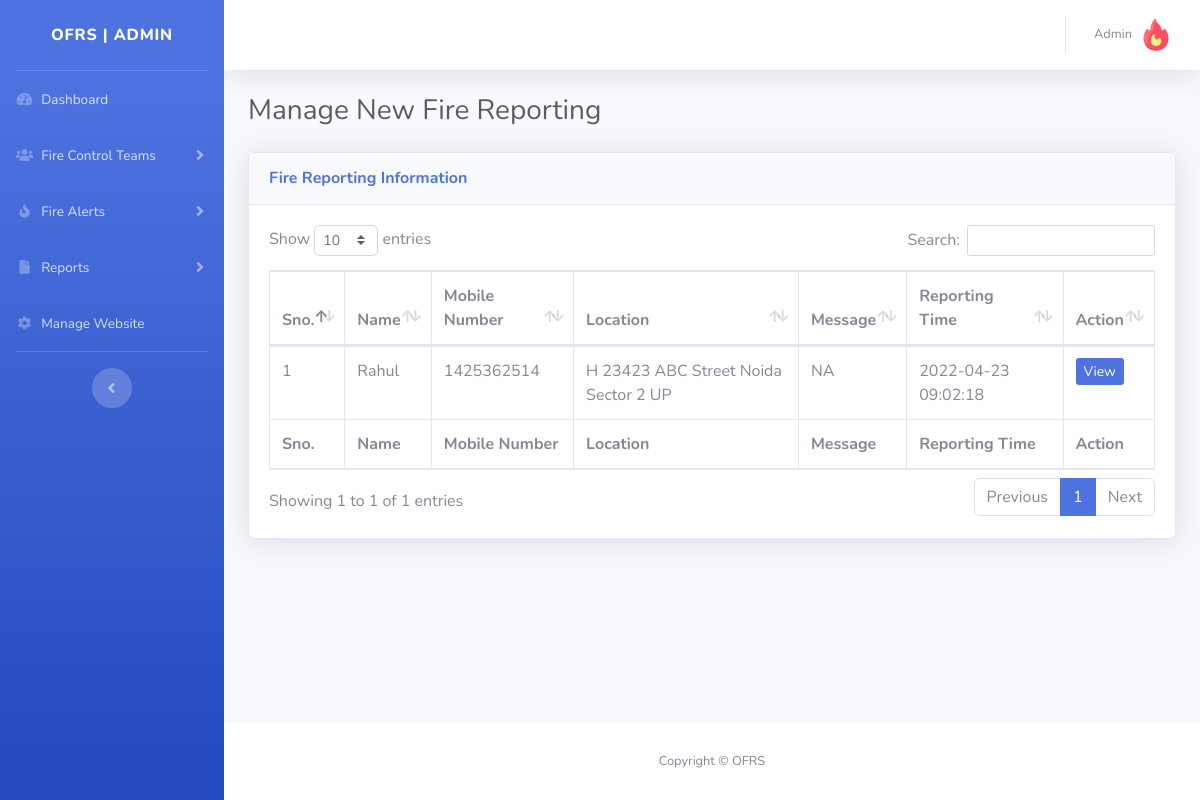
The app's page /admin/new-requests.php (signed in) with its own data.
### tables this page shows
CREATE TABLE `tblsite` (
  `id` int(11) NOT NULL,
  `siteTitle` varchar(255) DEFAULT NULL,
  `siteLogo` varchar(255) DEFAULT NULL
);

CREATE TABLE `tblfirereport` (
  `id` int(11) NOT NULL,
  `fullName` varchar(255) DEFAULT NULL,
  `mobileNumber` bigint(12) DEFAULT NULL,
  `location` mediumtext DEFAULT NULL,
  `messgae` mediumtext DEFAULT NULL,
  `assignTo` int(11) DEFAULT NULL,
  `status` varchar(120) DEFAULT NULL,
  `postingDate` timestamp NULL DEFAULT current_timestamp(),
  `assignTime` varchar(255) DEFAULT NULL,
  `assignTme` varchar(255) NOT NULL
);

### admin/new-requests.php (the view, shortened to what this page needs)
<?php session_start();
include_once('includes/config.php');
if (strlen($_SESSION['aid']==0)) {
  header('location:logout.php');
  } else{
?>
<!DOCTYPE html>
<html lang="en">
<head>
    <link href="vendor/fontawesome-free/css/all.min.css" rel="stylesheet" type="text/css">
    <link href="css/sb-admin-2.min.css" rel="stylesheet">
    <link href="vendor/datatables/dataTables.bootstrap4.min.css" rel="stylesheet">
</head>
<body id="page-top">
    <div id="wrapper">
  <?php include_once('includes/sidebar.php');?>
        <div id="content-wrapper" class="d-flex flex-column">
            <div id="content">
<?php include_once('includes/topbar.php');?>
                <div class="container-fluid">
                       <div class="d-sm-flex align-items-center justify-content-between mb-4">
                        <h1 class="h3 mb-0 text-gray-800">Manage New Fire Reporting</h1>
                    </div>
                    <div class="card shadow mb-4">
                        <div class="card-header py-3">
                            <h6 class="m-0 font-weight-bold text-primary">Fire Reporting Information</h6>
                        </div>
                        <div class="card-body">
                            <div class="table-responsive">
                                <table class="table table-bordered" id="dataTable" width="100%" cellspacing="0">
                                    <thead>
                                        <tr>
                                            <th>Sno.</th>
                                            <th>Name</th>
                                            <th>Mobile Number</th>
                                            <th>Location </th>
                                             <th>Message</th>
                                             <th>Reporting Time</th>
                                            <th>Action</th>
                                        </tr>
                                    </thead>
                                    <tfoot>
                                     <tr>
                                            <th>Sno.</th>
                                            <th>Name</th>
                                            <th>Mobile Number</th>
                                            <th>Location </th>
                                             <th>Message</th>
                                             <th>Reporting Time</th>
                                            <th>Action</th>
                                        </tr>
                                    </tfoot>
                                    <tbody>
<?php $query=mysqli_query($con,"select * from tblfirereport where status is null");
$cnt=1;
while($row=mysqli_fetch_array($query)){
?>
                                        <tr>
                                            <td><?php echo $cnt;?></td>
                                            <td><?php echo $row['fullName'];?></td>
                                            <td><?php echo $row['mobileNumber'];?></td>
                                            <td><?php echo $row['location'];?></td>
                                            <td><?php echo $row['messgae'];?></td>
                                            <td><?php echo $row['postingDate'];?></td>
                                            <td>
                                <a href="request-details.php?requestid=<?php echo $row['id'];?>" class="btn-sm btn-primary">View</a>
                              </td>
                                        </tr>
                               <?php $cnt++;
                           } ?>
                                    </tbody>
                                </table>
                            </div>
                        </div>
                    </div>
                </div>
            </div>
    <?php include_once('includes/footer.php');?>
        </div>
    </div>
</body>
</html>
<?php } ?>

### admin/includes/sidebar.php (shortened to what this page needs)
        <ul class="navbar-nav bg-gradient-primary sidebar sidebar-dark accordion" id="accordionSidebar">
<?php $query=mysqli_query($con,"select * from tblsite");
while($row=mysqli_fetch_array($query)){
$logo=$row['siteLogo'];
$wtitle=$row['siteTitle'];
}  ?>
            <a class="sidebar-brand d-flex align-items-center justify-content-center" href="dashboard.php">
                <div class="sidebar-brand-text mx-3"><?php echo $wtitle;?> | Admin</div>
            </a>
            <hr class="sidebar-divider my-0">
     <li class="nav-item">
                <a class="nav-link" href="dashboard.php">
                    <i class="fas fa-fw fa-tachometer-alt"></i>
                    <span>Dashboard</span></a>
            </li>
<li class="nav-item">
                <a class="nav-link collapsed" href="#" data-toggle="collapse" data-target="#collapsePages1" aria-expanded="true" aria-controls="collapsePages1">
                    <i class="fas fa-fw fa-users"></i>
                    <span>Fire Control Teams</span>
                </a>
            </li>
<li class="nav-item">
                <a class="nav-link collapsed" href="#" data-toggle="collapse" data-target="#collapsePages" aria-expanded="true" aria-controls="collapsePages">
                    <i class="fas fa-fw fa-fire"></i>
                    <span>Fire Alerts</span>
                </a>
            </li>
<li class="nav-item">
                <a class="nav-link collapsed" href="#" data-toggle="collapse" data-target="#collapsePages2" aria-expanded="true" aria-controls="collapsePages2">
                    <i class="fas fa-fw fa-file"></i>
                    <span>Reports</span>
                </a>
            </li>
     <li class="nav-item">
                <a class="nav-link" href="manage-site.php">
                      <i class="fas fa-fw fa-cog"></i>
                    <span>Manage Website</span></a>
            </li>
            <hr class="sidebar-divider d-none d-md-block">
            <div class="text-center d-none d-md-inline">
                <button class="rounded-circle border-0" id="sidebarToggle"></button>
            </div>
        </ul>

### admin/includes/topbar.php (shortened to what this page needs)
      <nav class="navbar navbar-expand navbar-light bg-white topbar mb-4 static-top shadow">
            <?php if($_SESSION['aid']):?>
                    <ul class="navbar-nav ml-auto">
                        <li class="nav-item dropdown no-arrow">
                            <a class="nav-link dropdown-toggle" href="#" id="userDropdown" role="button"
                                data-toggle="dropdown" aria-haspopup="true" aria-expanded="false">
                <?php
$adid=$_SESSION['aid'];
$ret1=mysqli_query($con,"select AdminName from tbladmin where ID='$adid'");
while($row1=mysqli_fetch_array($ret1)){
?>
                                <span class="mr-2 d-none d-lg-inline text-gray-600 small"><?php  echo $row1['AdminName'];?></span>
                           <?php } ?>
                                <img class="img-profile rounded-circle"
                                    src="uploadeddata/<?php echo $logo;?>">
                            </a>
                        </li>
                    </ul>
                <?php endif;?>
                </nav>

### admin/includes/footer.php
<footer class="sticky-footer bg-white">
    <div class="container my-auto">
        <div class="copyright text-center my-auto">
            <span>Copyright &copy; <?php echo $wtitle;?> </span>
        </div>
    </div>
</footer>

### records on screen
tblsite: siteTitle "OFRS", siteLogo (picture)
tblfirereport: fullName "Rahul", mobileNumber "1425362514", location "H 23423 ABC Street Noida Sector 2 UP", messgae "NA", postingDate "2022-04-23 09:02:18"

### other values on screen
$row1['AdminName'] "Admin"
